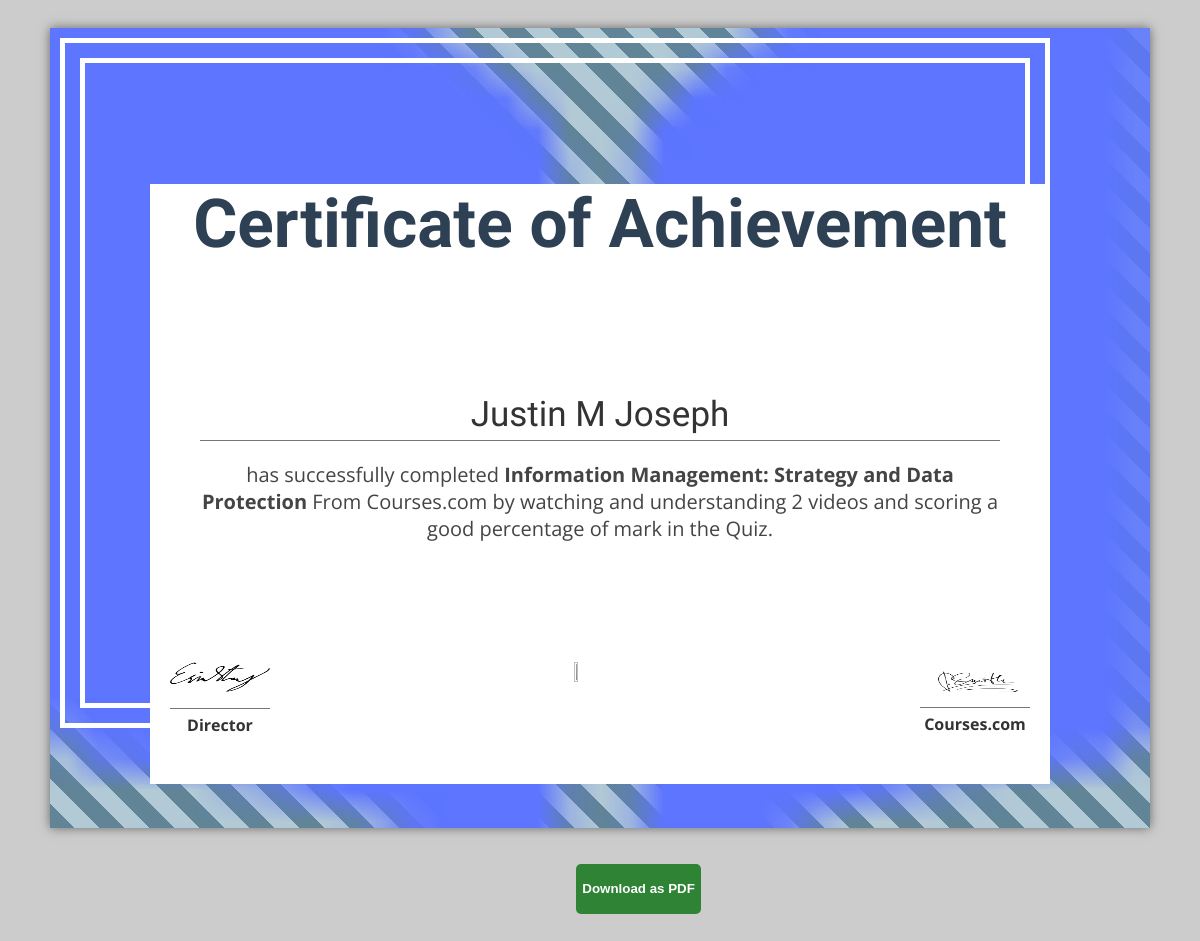
/certificate/3/ (signed in), run on the app's committed database.
### course/models.py (models this page shows, shortened)
class Student(models.Model):
    user = models.OneToOneField(User, on_delete=models.CASCADE)
    full_name = models.CharField(max_length=100)
    email = models.EmailField(unique=True)
    phone_number = models.CharField(max_length=15)
    date_of_birth = models.DateField()
    password = models.CharField(max_length=100)
    created_on = models.DateTimeField(auto_now_add=True)

class Course(models.Model):
    category = models.ForeignKey(Category, on_delete=models.CASCADE)
    course_name = models.CharField(max_length=200)
    description = models.TextField()
    duration = models.TimeField()
    module_1 = models.URLField(blank=False)  # Required field
    module_2 = models.URLField(blank=True, null=True)  # Optional field
    module_3 = models.URLField(blank=True, null=True)  # Optional field
    module_4 = models.URLField(blank=True, null=True)  # Optional field
    module_5 = models.URLField(blank=True, null=True)  # Optional field
    module_6 = models.URLField(blank=True, null=True)  # Optional field
    module_7 = models.URLField(blank=True, null=True)  # Optional field
    module_8 = models.URLField(blank=True, null=True)  # Optional field
    module_9 = models.URLField(blank=True, null=True)  # Optional field
    module_10 = models.URLField(blank=True, null=True)  # Optional field
    created_at = models.DateTimeField(auto_now_add=True)

class CourseProgress(models.Model):
    user = models.ForeignKey(User, on_delete=models.CASCADE)
    course_id = models.IntegerField()  # Assuming you are using course IDs as integers
    completed_videos = models.IntegerField(default=0)
    is_complete = models.BooleanField(default=False)

### course/views.py (the view)
    def _wrapped_view(request, *args, **kwargs):
        if not request.user.is_authenticated:
            return redirect(reverse('login_user'))  # Replace with your login URL
        return view_func(request, *args, **kwargs)

### course/views.py (called while the page is built)
def login_required_user(view_func):
    def _wrapped_view(request, *args, **kwargs):
        if not request.user.is_authenticated:
            return redirect(reverse('login_user'))  # Replace with your login URL
        return view_func(request, *args, **kwargs)
    return _wrapped_view

@login_required_user
def certificate_view(request, course_id):
    student = request.user.student
    course_progress = get_object_or_404(CourseProgress, user=request.user, course_id=course_id)
    if not course_progress.is_complete:
        return render(request, 'not_completed.html')  # You can create a separate page for incomplete courses
    course = get_object_or_404(Course, id=course_id)
    context = {
        'user': student,         # The student (related to the logged-in user)
        'course': course,        # The course they completed
        'course_progress': course_progress,  # Additional course progress data if needed
    }
    return render(request, 'certificate.html', context)

### course/templates/certificate.html (shortened to what this page needs)
{% load static %}
<!DOCTYPE html>
<html lang="en">
<head>
</head>
<body>
    <div class="container pm-certificate-container" id="certificate-content">
        <div class="pm-certificate-border">
            <div class="pm-certificate-title">
                <h2>Certificate of Achievement</h2>
            </div>
            <div class="pm-certificate-body">
                <div class="pm-name-text underline">
                    {{ user.full_name }}
                </div>
                <div class="pm-earned">
                    <span class="pm-earned-text">has successfully completed <strong>{{ course.course_name }}</strong> From Courses.com by watching and understanding {{ course_progress.completed_videos }} videos and scoring a good percentage of mark in the Quiz.</span>
                </div>
            </div>
            <div class="pm-certificate-footer">
                <div class="pm-certified">
                    <span class="pm-credits-text"><img style="height: 30px; width: 100px;" src="{% static 'assets/img/director.png' %}"></span>
                    <div class="underline"></div>
                    <span class="bold">Director</span>
                </div>
                <img style="height: 5%; width: 5%;" src="{% static 'admin/assets/images/logos/1.png' %}">
                <div class="pm-certified">
                    <div class="underline"><img style="height: 30px; width: 100px;" src="{% static 'assets/img/ceo.png' %}"></div>
                    <span class="bold">Courses.com</span>
                </div>
            </div>
        </div>
    </div>
    <button style="height: 50px; width: auto; background-color: rgb(46, 131, 52);color: white;font-weight: bold; border-radius: 5px; border-width: 0cap;margin-left: 48%;margin-top: 3%;margin-bottom: 3%;" onclick="downloadCertificate()">Download as PDF</button>
</body>
</html>

### data on the page
Student: full_name "Justin M Joseph"
Course: course_name "Information Management: Strategy and Data Protection"
CourseProgress: completed_videos "2"
